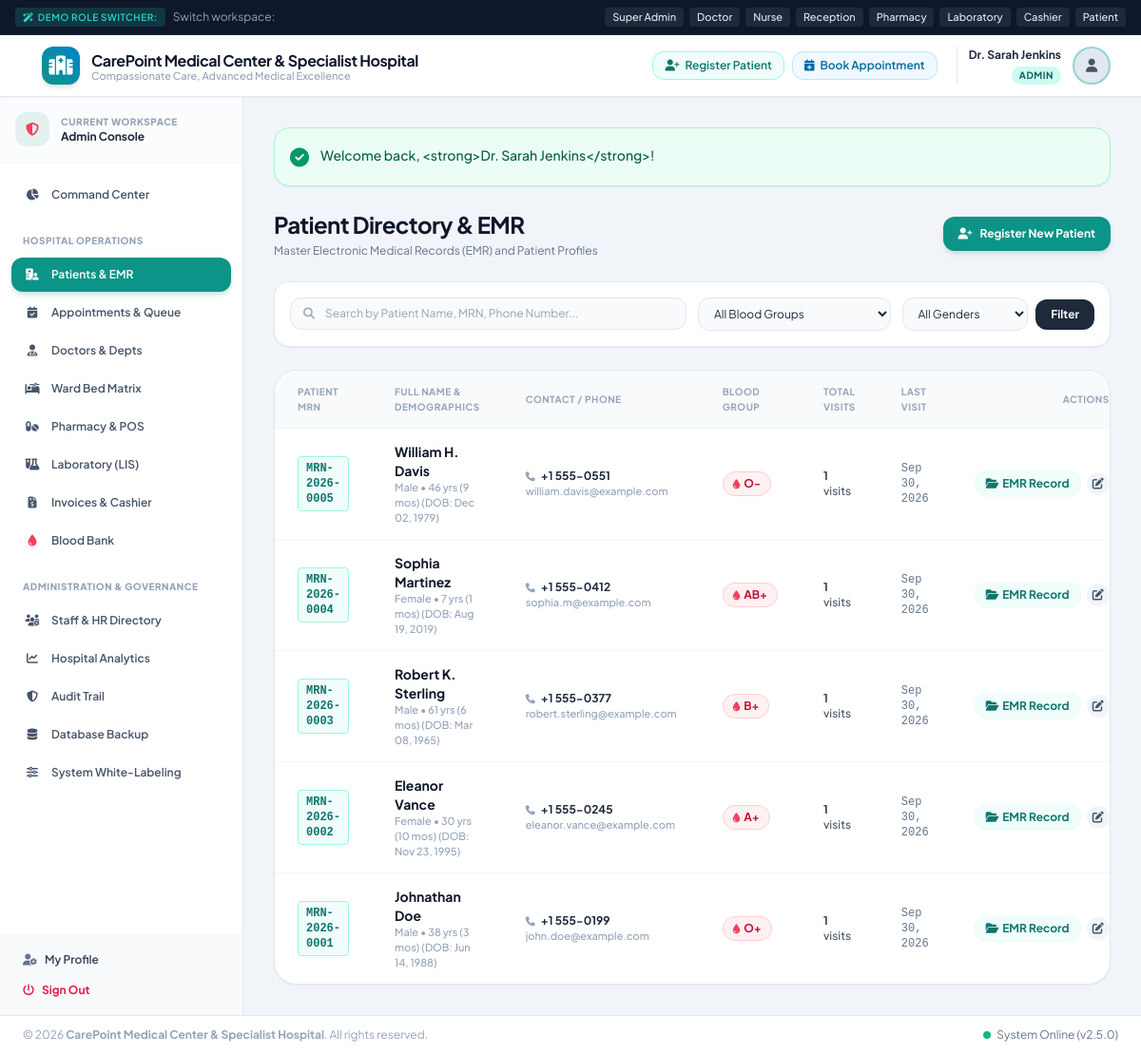
/modules/patients/index.php (signed in), run on the app's committed database.
### tables this page shows
CREATE TABLE IF NOT EXISTS `patients` (
  `id` INT AUTO_INCREMENT PRIMARY KEY,
  `user_id` INT NULL UNIQUE,
  `mrn` VARCHAR(50) NOT NULL UNIQUE,
  `full_name` VARCHAR(150) NOT NULL,
  `email` VARCHAR(120) NULL,
  `phone` VARCHAR(30) NOT NULL,
  `gender` ENUM('Male', 'Female', 'Other') NOT NULL,
  `date_of_birth` DATE NOT NULL,
  `blood_group` ENUM('A+', 'A-', 'B+', 'B-', 'O+', 'O-', 'AB+', 'AB-', 'Unknown') DEFAULT 'Unknown',
  `address` TEXT NULL,
  `emergency_contact_name` VARCHAR(150) NULL,
  `emergency_contact_phone` VARCHAR(30) NULL,
  `emergency_contact_relation` VARCHAR(60) NULL,
  `allergies` TEXT NULL,
  `chronic_diseases` TEXT NULL,
  `created_at` TIMESTAMP DEFAULT CURRENT_TIMESTAMP,
  `updated_at` TIMESTAMP DEFAULT CURRENT_TIMESTAMP ON UPDATE CURRENT_TIMESTAMP,
  FOREIGN KEY (`user_id`) REFERENCES `users`(`id`) ON DELETE SET NULL
);

### config/helpers.php (called while the page is built, shortened)
<?php
function e(?string $string): string {
    return htmlspecialchars($string ?? '', ENT_QUOTES, 'UTF-8');
}
function formatDate(?string $dateString, string $format = 'M d, Y'): string {
    try {
        $dt = new DateTime($dateString);
        return $dt->format($format);
    } catch (Exception $e) {
        return $dateString;
    }
}
function calculateAge(?string $dob): string {
    try {
        $bday = new DateTime($dob);
        $today = new DateTime('today');
        $diff = $today->diff($bday);
        return $diff->y . ' yrs (' . $diff->m . ' mos)';
    } catch (Exception $e) {
        return 'N/A';
    }
}

### modules/patients/index.php (the view, shortened to what this page needs)
<?php
require_once __DIR__ . '/../../includes/header.php';
$pdo = Database::getConnection();
$search = trim($_GET['search'] ?? '');
$sql = "SELECT p.*,
        (SELECT COUNT(*) FROM appointments a WHERE a.patient_id = p.id) as total_visits,
        (SELECT MAX(appointment_date) FROM appointments a WHERE a.patient_id = p.id) as last_visit
        FROM patients p WHERE 1=1";
$params = [];
$sql .= " ORDER BY p.id DESC";
$stmt = $pdo->prepare($sql);
$stmt->execute($params);
$patients = $stmt->fetchAll();
?>
<div class="space-y-6">
    <div class="flex flex-col sm:flex-row sm:items-center sm:justify-between gap-4">
        <div>
            <h1 class="text-2xl font-bold text-slate-900 tracking-tight">Patient Directory & EMR</h1>
            <p class="text-xs text-slate-500 mt-1">Master Electronic Medical Records (EMR) and Patient Profiles</p>
        </div>
        <div class="flex items-center space-x-3">
            <a href="<?= APP_URL ?>/modules/patients/add.php" class="inline-flex items-center px-4 py-2.5 bg-teal-600 hover:bg-teal-700 text-white text-xs font-bold rounded-xl shadow-md transition transform hover:-translate-y-0.5">
                <i class="fa-solid fa-user-plus mr-2"></i> Register New Patient
            </a>
        </div>
    </div>
    <div class="bg-white rounded-2xl p-4 border border-slate-200 shadow-sm">
        <form method="GET" action="" class="grid grid-cols-1 sm:grid-cols-4 gap-3">
            <div class="sm:col-span-2">
                <div class="relative">
                    <div class="absolute inset-y-0 left-0 pl-3.5 flex items-center pointer-events-none text-slate-400 text-xs">
                    </div>
                    <input type="text" name="search" value="<?= e($search) ?>" placeholder="Search by Patient Name, MRN, Phone Number..." class="w-full pl-9 pr-3 py-2 bg-slate-50 border border-slate-200 rounded-xl text-xs focus:ring-2 focus:ring-teal-500 focus:bg-white focus:outline-none transition">
                </div>
            </div>
            <div>
                <select name="blood_group" class="w-full py-2 px-3 bg-slate-50 border border-slate-200 rounded-xl text-xs focus:ring-2 focus:ring-teal-500 focus:bg-white focus:outline-none transition">
                    <option value="">All Blood Groups</option>
                </select>
            </div>
            <div class="flex items-center space-x-2">
                <select name="gender" class="w-full py-2 px-3 bg-slate-50 border border-slate-200 rounded-xl text-xs focus:ring-2 focus:ring-teal-500 focus:bg-white focus:outline-none transition">
                    <option value="">All Genders</option>
                </select>
                <button type="submit" class="px-4 py-2 bg-slate-800 hover:bg-slate-900 text-white rounded-xl text-xs font-bold transition">
                    Filter
                </button>
            </div>
        </form>
    </div>
    <div class="bg-white rounded-3xl border border-slate-200 shadow-sm overflow-hidden">
        <div class="overflow-x-auto">
            <table class="w-full text-left text-xs text-slate-600">
                <thead class="bg-slate-50 text-slate-400 font-bold uppercase text-[10px] tracking-wider border-b border-slate-100">
                    <tr>
                        <th class="py-3.5 px-6">Patient MRN</th>
                        <th class="py-3.5 px-6">Full Name & Demographics</th>
                        <th class="py-3.5 px-6">Contact / Phone</th>
                        <th class="py-3.5 px-6">Blood Group</th>
                        <th class="py-3.5 px-6">Total Visits</th>
                        <th class="py-3.5 px-6">Last Visit</th>
                        <th class="py-3.5 px-6 text-right">Actions</th>
                    </tr>
                </thead>
                <tbody class="divide-y divide-slate-100 font-medium">
                    <?php if (!empty($patients)): ?>
                        <?php foreach ($patients as $p): ?>
                            <tr class="hover:bg-slate-50/80 transition">
                                <td class="py-3.5 px-6 font-mono font-bold text-teal-700">
                                    <span class="inline-flex items-center px-2 py-1 rounded bg-teal-50 border border-teal-200 text-xs">
                                        <?= e($p['mrn']) ?>
                                    </span>
                                </td>
                                <td class="py-3.5 px-6">
                                    <a href="view.php?id=<?= $p['id'] ?>" class="font-bold text-slate-900 hover:text-teal-600 text-sm block">
                                        <?= e($p['full_name']) ?>
                                    </a>
                                    <span class="text-[11px] text-slate-400">
                                        <?= e($p['gender']) ?> &bull; <?= calculateAge($p['date_of_birth']) ?> (DOB: <?= formatDate($p['date_of_birth']) ?>)
                                    </span>
                                </td>
                                <td class="py-3.5 px-6">
                                    <span class="font-bold text-slate-800 block"><i class="fa-solid fa-phone text-slate-400 mr-1 text-[10px]"></i> <?= e($p['phone']) ?></span>
                                    <span class="text-[11px] text-slate-400 truncate max-w-[160px] block"><?= e($p['email'] ?: 'No email on file') ?></span>
                                </td>
                                <td class="py-3.5 px-6">
                                    <span class="inline-flex items-center px-2.5 py-1 rounded-full text-xs font-bold <?= $p['blood_group'] !== 'Unknown' ? 'bg-rose-50 text-rose-700 border border-rose-200' : 'bg-slate-100 text-slate-600' ?>">
                                        <i class="fa-solid fa-droplet mr-1 text-[10px] text-rose-500"></i> <?= e($p['blood_group']) ?>
                                    </span>
                                </td>
                                <td class="py-3.5 px-6">
                                    <span class="font-bold text-slate-700"><?= $p['total_visits'] ?></span> visits
                                </td>
                                <td class="py-3.5 px-6 font-mono text-slate-500">
                                    <?= formatDate($p['last_visit']) ?>
                                </td>
                                <td class="py-3.5 px-6 text-right space-x-1 whitespace-nowrap">
                                    <a href="view.php?id=<?= $p['id'] ?>" class="inline-flex items-center px-3 py-1.5 rounded-xl bg-teal-50 hover:bg-teal-100 text-teal-700 font-bold text-xs transition">
                                        <i class="fa-solid fa-folder-open mr-1"></i> EMR Record
                                    </a>
                                    <a href="edit.php?id=<?= $p['id'] ?>" class="inline-flex items-center p-1.5 rounded-xl bg-slate-100 hover:bg-slate-200 text-slate-600 text-xs transition" title="Edit Patient">
                                        <i class="fa-solid fa-pen-to-square"></i>
                                    </a>
                                </td>
                            </tr>
                        <?php endforeach; ?>
                    <?php endif; ?>
                </tbody>
            </table>
        </div>
    </div>
</div>
<?php require_once __DIR__ . '/../../includes/footer.php'; ?>

### assets/css/style.css (style rules this page uses)
body { font-family: 'Plus Jakarta Sans', -apple-system, BlinkMacSystemFont, "Segoe UI", Roboto, sans-serif; color: #1e293b; background-color: #f8fafc; }

### data on the page
patients: mrn "MRN-2026-0005", full_name "William H. Davis", gender "Male", date_of_birth "46 yrs (9 mos)", date_of_birth "Dec 02, 1979", phone "+1 555-0551", email "william.davis@example.com", blood_group "O-", total_visits "1", last_visit "Sep 30, 2026"
patients: mrn "MRN-2026-0004", full_name "Sophia Martinez", gender "Female", date_of_birth "7 yrs (1 mos)", date_of_birth "Aug 19, 2019", phone "+1 555-0412", email "sophia.m@example.com", blood_group "AB+", total_visits "1", last_visit "Sep 30, 2026"
patients: mrn "MRN-2026-0003", full_name "Robert K. Sterling", gender "Male", date_of_birth "61 yrs (6 mos)", date_of_birth "Mar 08, 1965", phone "+1 555-0377", email "robert.sterling@example.com", blood_group "B+", total_visits "1", last_visit "Sep 30, 2026"
patients: mrn "MRN-2026-0002", full_name "Eleanor Vance", gender "Female", date_of_birth "30 yrs (10 mos)", date_of_birth "Nov 23, 1995", phone "+1 555-0245", email "eleanor.vance@example.com", blood_group "A+", total_visits "1", last_visit "Sep 30, 2026"
patients: mrn "MRN-2026-0001", full_name "Johnathan Doe", gender "Male", date_of_birth "38 yrs (3 mos)", date_of_birth "Jun 14, 1988", phone "+1 555-0199", email "john.doe@example.com", blood_group "O+", total_visits "1", last_visit "Sep 30, 2026"

### other printed values
$hospitalName "CarePoint Medical Center & Specialist Hospital"
$hospitalTagline "Compassionate Care, Advanced Medical Excellence"
$user['name'] "Dr. Sarah Jenkins"
$user['role'] "ADMIN"
$userRole "Admin"
$flash['message'] "Welcome back, <strong>Dr. Sarah Jenkins</strong>!"
getSetting('hospital_name', DEFAULT_HOSPITAL_NAME) "CarePoint Medical Center & Specialist Hospital"
APP_VERSION "2.5.0"
